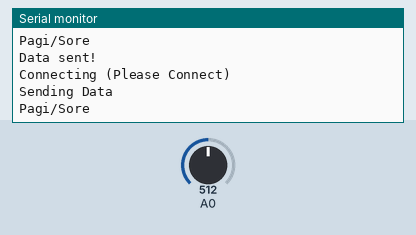
Simulated run of this program. Board: ESP8266 (Wemos D1 mini). On the bench: the last lines printed to the serial monitor. The test bench sets the inputs (shaded band); at power-on: A0 = 512. WiFi joins after 1.5 s; servers stay silent unless stated.

Above: at 6.4 s.
6.5 s: A0 set to 562
At 10.9 s:
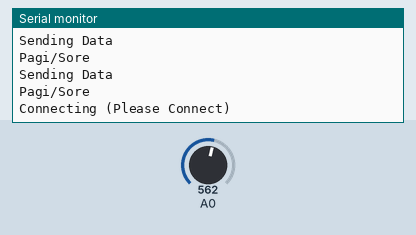
13.9 s: A0 set to 461
15.4 s: A0 set to 442
At 16.6 s:
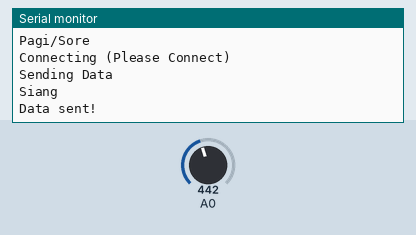

The program:

main.cpp
```cpp
/*
    PINOUT
      PIN 4 = Digital Sensor
      PIN A0 = Analog Sensor
      PIN 14 = LED 1
      PIN 12 = LED 2
*/

//$ Include Library
#include <Arduino.h>
#include <ArduinoJson.h>
#include <WebSocketsClient.h>

//$ Access Point Configuration
#define WIFI_SSID "ALiVe_AP"
#define WIFI_PASS "LeTS_ALiVe"

int sensorReading;
String reading, prevReading;
unsigned long previousMillis = 0;
unsigned long lastScan = 0;
const long interval = 3102;
// const long interval = 10268;

WebSocketsClient webSocket;

DynamicJsonDocument data(1024);
DynamicJsonDocument receivedData(1024);

//* Device Name
const String deviceName = "sensor-1";
const String sensorType = "lightSensor";
const String centerName = "center";

void sendData();
void webSocketEvent(WStype_t type, uint8_t* payload, size_t length);

void setup() {
  Serial.begin(115200);

  WiFi.begin(WIFI_SSID, WIFI_PASS);
  while (WiFi.status() != WL_CONNECTED) {
    Serial.print(".");
    delay(500);
  }

  webSocket.begin("192.168.5.1", 80, "/ws");
  webSocket.onEvent(webSocketEvent);
  webSocket.setReconnectInterval(5000);
}

void loop() {
  unsigned long currentMillis = millis();

  if (currentMillis - lastScan >= 5000) {
    lastScan = millis();

    if (webSocket.isConnected()) {
      Serial.println("WebSocket Connected");
    } else {
      Serial.println("Connecting (Please Connect)");
      webSocket.begin("192.168.5.1", 80, "/ws");
    }
  }

  if (currentMillis - previousMillis >= interval) {
    previousMillis = currentMillis;
    Serial.println("Sending Data");

    sensorReading = analogRead(A0);

    if (sensorReading <= 448) {
      reading = "Siang";
      Serial.println("Siang");
    } else if (sensorReading > 448 && sensorReading < 570) {
      reading = "Pagi/Sore";
      Serial.println("Pagi/Sore");
    } else if (sensorReading >= 570) {
      reading = "Malam";
      Serial.println("Malam");
    }

    if (reading != prevReading) {
      sendData();
    }
  }
  prevReading = reading;

  webSocket.loop();
}

void sendData() {
  data["from"] = deviceName;
  data["sensorType"] = sensorType;
  data["to"] = centerName;
  data["data"] = reading;
  // data["data"] = sensorReading;
  String msg;
  serializeJson(data, msg);
  webSocket.sendTXT(msg);
  Serial.println("Data sent!");
}

void webSocketEvent(WStype_t type, uint8_t* payload, size_t length) {
  if (type == WStype_TEXT) {
    deserializeJson(receivedData, payload);

    String myData;
    serializeJson(receivedData, myData);
    String from = receivedData["from"].as<String>();
    String to = receivedData["to"].as<String>();
    String condition = receivedData["condition"].as<String>();

    Serial.println(myData);
    Serial.println(from);
    Serial.println(to);
    Serial.println(condition);
  }
}
```

Measured:
- the behaviour switches between 449 and 448 on A0 (found by bisection; images 1 and 2)
- after the input at 15.4 s, the serial monitor: prints a new line after 0.11 s (image 2)
